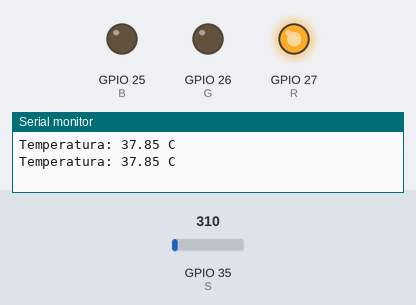
This sketch was run on a simulated ESP32. On the bench: output pins drawn as LEDs (lit = HIGH), the last lines printed to the serial monitor. The inputs (shaded band) are chosen by the test bench; at power-on: GPIO 35 (S) = 310.

Above: at 1.8 s.
1.9 s: GPIO 35 (S) set to 272
3.4 s: GPIO 35 (S) set to 228
At 4.5 s:
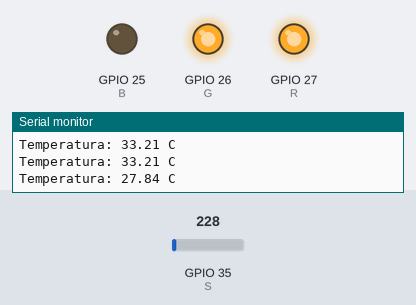
5.5 s: GPIO 35 (S) set to 186
At 7.2 s:
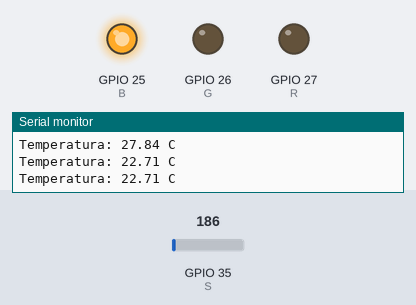
7.5 s: GPIO 35 (S) set to 93
At 8.8 s:
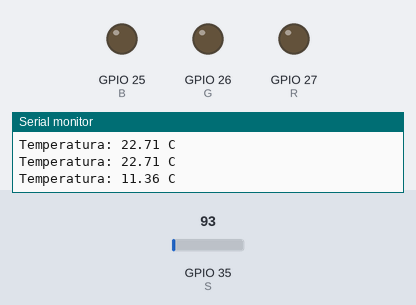
9.5 s: GPIO 35 (S) set to 372
At 10.4 s:
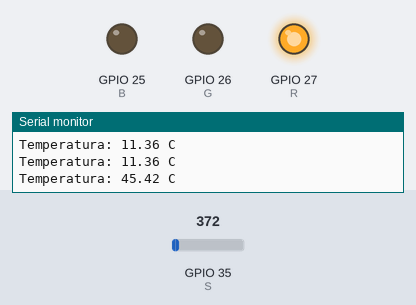
Timing chart, 0 to 12.5 s (numbered marks = the images above; inputs shaded):
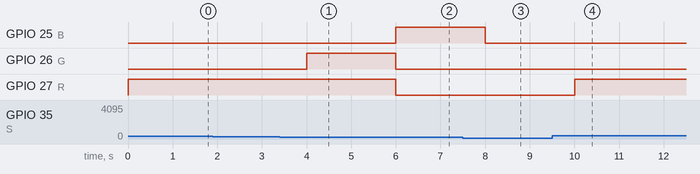

Measured:
- the behaviour switches between 246 and 245 on GPIO 35 (S) (found by bisection; images 0 and 1)
- after the input at 3.4 s, GPIO 26 (G): LOW → HIGH after 0.60 s
- after the input at 5.5 s, GPIO 25 (B): LOW → HIGH after 0.50 s; GPIO 26 (G), GPIO 27 (R): HIGH → LOW after 0.50 s
- after the input at 7.5 s, GPIO 25 (B): HIGH → LOW after 0.50 s
- after the input at 9.5 s, GPIO 27 (R): LOW → HIGH after 0.50 s

The sketch:

ELECTRONICA_DIGITAL_TALLER2_PTO2_.ino.ino
```cpp
#define S 35
#define R 27
#define G 26
#define B 25

void setup() {
  pinMode(S, INPUT);
  pinMode(R, OUTPUT);
  pinMode(G, OUTPUT);
  pinMode(B, OUTPUT);
  Serial.begin(9600);
}

void loop() {

  int sensorValue = analogRead(S);

  float voltage = sensorValue * (5 / 4095.0); // ESP32 utiliza ADC de 12 bits
  float temperatureC = voltage * 100.0; // LM35 entrega 10mV por grado Celsius

  Serial.print("Temperatura: ");
  Serial.print(temperatureC);
  Serial.println(" C");

  if (temperatureC >= 20 && temperatureC <= 25) {
    // Azul
    digitalWrite(R, LOW);
    digitalWrite(G, LOW);
    digitalWrite(B, HIGH);
  } else if (temperatureC > 25 && temperatureC <= 30) {
    // Naranja
    digitalWrite(R, HIGH);
    digitalWrite(G, HIGH);
    digitalWrite(B, LOW);
  } else if (temperatureC > 30) {
    // Rojo
    digitalWrite(R, HIGH);
    digitalWrite(G, LOW);
    digitalWrite(B, LOW);
  } else {
    // Apaga el LED
    digitalWrite(R, LOW);
    digitalWrite(G, LOW);
    digitalWrite(B, LOW);
  }

  // Esperar un momento antes de la siguiente lectura
  delay(1000);
}
```
